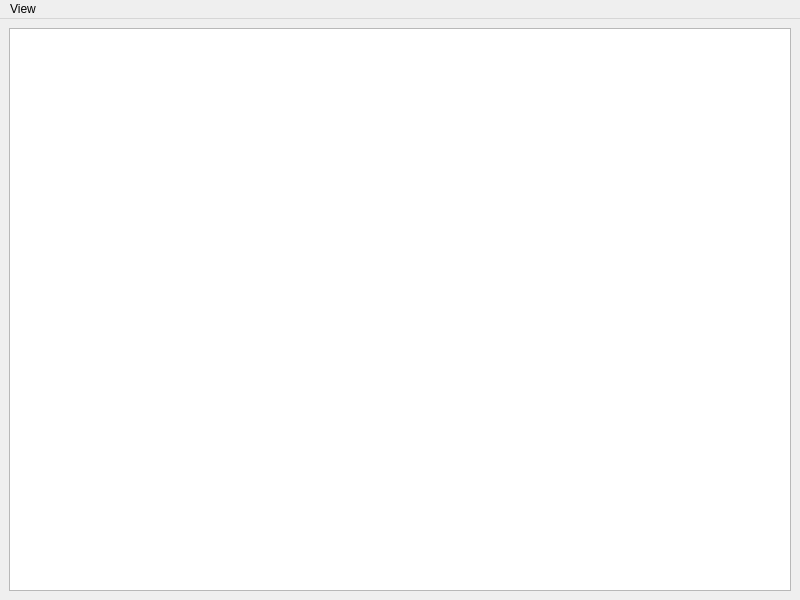
<?xml version="1.0" encoding="UTF-8"?>
<ui version="4.0">
 <class>RelationsView</class>
 <widget class="QMainWindow" name="RelationsView">
  <property name="geometry">
   <rect>
    <x>0</x>
    <y>0</y>
    <width>800</width>
    <height>600</height>
   </rect>
  </property>
  <property name="windowTitle">
   <string>MainWindow</string>
  </property>
  <widget class="QWidget" name="centralwidget">
   <layout class="QVBoxLayout">
    <item>
     <widget class="QGraphicsView" name="graphics">
      <property name="renderHints">
       <set>QPainter::Antialiasing|QPainter::TextAntialiasing</set>
      </property>
     </widget>
    </item>
   </layout>
  </widget>
  <widget class="QMenuBar" name="menubar">
   <property name="geometry">
    <rect>
     <x>0</x>
     <y>0</y>
     <width>800</width>
     <height>21</height>
    </rect>
   </property>
   <widget class="QMenu" name="menuView">
    <property name="title">
     <string>View</string>
    </property>
    <addaction name="actionKeepSignals"/>
    <addaction name="actionShowAll"/>
    <addaction name="separator"/>
    <addaction name="actionZoom"/>
    <addaction name="actionUnzoom"/>
    <addaction name="actionFit"/>
    <addaction name="separator"/>
    <addaction name="actionSVGExport"/>
    <addaction name="actionPrint"/>
    <addaction name="actionConfigure"/>
   </widget>
   <addaction name="menuView"/>
  </widget>
  <action name="actionShowAll">
   <property name="text">
    <string>Show All</string>
   </property>
  </action>
  <action name="actionRedraw">
   <property name="text">
    <string>Redraw</string>
   </property>
  </action>
  <action name="actionZoom">
   <property name="text">
    <string>Zoom +</string>
   </property>
  </action>
  <action name="actionUnzoom">
   <property name="text">
    <string>Zoom -</string>
   </property>
  </action>
  <action name="actionFit">
   <property name="text">
    <string>Fit</string>
   </property>
  </action>
  <action name="actionOwnership">
   <property name="checkable">
    <bool>true</bool>
   </property>
   <property name="checked">
    <bool>true</bool>
   </property>
   <property name="text">
    <string>Ownership</string>
   </property>
  </action>
  <action name="actionPrefixAdd">
   <property name="text">
    <string>Add...</string>
   </property>
  </action>
  <action name="actionSVGExport">
   <property name="text">
    <string>SVG Export</string>
   </property>
  </action>
  <action name="actionPrint">
   <property name="text">
    <string>Print</string>
   </property>
  </action>
  <action name="actionKeepSignals">
   <property name="checkable">
    <bool>true</bool>
   </property>
   <property name="checked">
    <bool>false</bool>
   </property>
   <property name="text">
    <string>Keep signals</string>
   </property>
  </action>
  <action name="actionBookmarksAdd">
   <property name="text">
    <string>Add ...</string>
   </property>
  </action>
  <action name="actionHideFinalized">
   <property name="checkable">
    <bool>true</bool>
   </property>
   <property name="checked">
    <bool>true</bool>
   </property>
   <property name="text">
    <string>Hide Finalized</string>
   </property>
  </action>
  <action name="actionConfigure">
   <property name="text">
    <string>Configure</string>
   </property>
  </action>
 </widget>
 <resources/>
 <connections/>
</ui>
